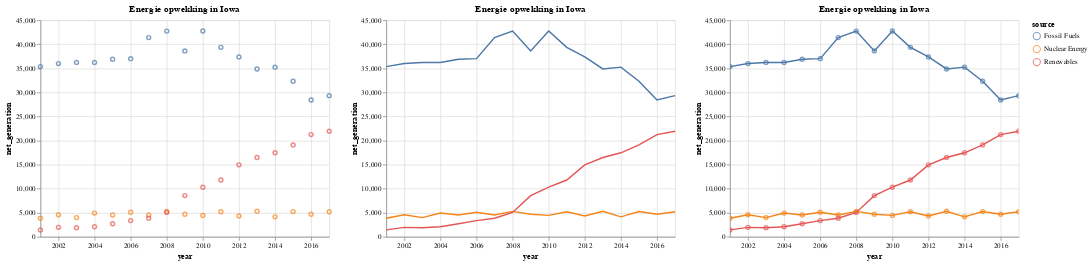

The notebook cell saved with this chart:
### Markdown cell above
# Complexere visualisaties

Nu we de grammar-of-graphics geïntroduceerd hebben volgen hier een 2 visualisaties om te laten zien hoe complexere plots opgebouwd worden.
Het opbouwen van ingewikkeldere plots gaat vaak door het combineren van verschillende `mark_*` properties. 
Voor het maken van een grafiek met lijnen en punten, is de opzet:
1) Maak een base chart, en voeg data en encodings toe
2) Gebruik de base chart om 2 charts te maken, een met punten en een met lijnen.
3) Overlay de de 2 charts via `point + line`

### Code cell
df = data.iowa_electricity()

base = (
    alt
    .Chart(df, title="Energie opwekking in Iowa")
    .encode(
        x="year",
        y="net_generation",
        color="source",
        tooltip="net_generation"
    )
)

point = base.mark_point()
line = base.mark_line()
point_line = point + line

# Test de interactiviteit zelf in google colab met de badge bovenaan het notebook (zoomen, pannen en tooltip!)
point | line | point_line.interactive()

### Figure 1 — Vega-Lite specification as saved in the notebook (floating-point values rounded to 4 significant figures)
{"$schema": "https://vega.github.io/schema/vega-lite/v4.17.0.json", "config": {"view": {"continuousHeight": 300, "continuousWidth": 400}}, "data": {"name": "data-bb61008ba0c766c5601afa5323d12ad4"}, "datasets": {"data-bb61008ba0c766c5601afa5323d12ad4": [{"net_generation": 35361, "source": "Fossil Fuels", "year": "2001-01-01T00:00:00"}, {"net_generation": 35991, "source": "Fossil Fuels", "year": "2002-01-01T00:00:00"}, {"net_generation": 36234, "source": "Fossil Fuels", "year": "2003-01-01T00:00:00"}, {"net_generation": 36205, "source": "Fossil Fuels", "year": "2004-01-01T00:00:00"}, {"net_generation": 36883, "source": "Fossil Fuels", "year": "2005-01-01T00:00:00"}, {"net_generation": 37014, "source": "Fossil Fuels", "year": "2006-01-01T00:00:00"}, {"net_generation": 41389, "source": "Fossil Fuels", "year": "2007-01-01T00:00:00"}, {"net_generation": 42734, "source": "Fossil Fuels", "year": "2008-01-01T00:00:00"}, {"net_generation": 38620, "source": "Fossil Fuels", "year": "2009-01-01T00:00:00"}, {"net_generation": 42750, "source": "Fossil Fuels", "year": "2010-01-01T00:00:00"}, {"net_generation": 39361, "source": "Fossil Fuels", "year": "2011-01-01T00:00:00"}, {"net_generation": 37379, "source": "Fossil Fuels", "year": "2012-01-01T00:00:00"}, {"net_generation": 34873, "source": "Fossil Fuels", "year": "2013-01-01T00:00:00"}, {"net_generation": 35250, "source": "Fossil Fuels", "year": "2014-01-01T00:00:00"}, {"net_generation": 32319, "source": "Fossil Fuels", "year": "2015-01-01T00:00:00"}, {"net_generation": 28437, "source": "Fossil Fuels", "year": "2016-01-01T00:00:00"}, {"net_generation": 29329, "source": "Fossil Fuels", "year": "2017-01-01T00:00:00"}, {"net_generation": 3853, "source": "Nuclear Energy", "year": "2001-01-01T00:00:00"}, {"net_generation": 4574, "source": "Nuclear Energy", "year": "2002-01-01T00:00:00"}, {"net_generation": 3988, "source": "Nuclear Energy", "year": "2003-01-01T00:00:00"}, {"net_generation": 4929, "source": "Nuclear Energy", "year": "2004-01-01T00:00:00"}, {"net_generation": 4538, "source": "Nuclear Energy", "year": "2005-01-01T00:00:00"}, {"net_generation": 5095, "source": "Nuclear Energy", "year": "2006-01-01T00:00:00"}, {"net_generation": 4519, "source": "Nuclear Energy", "year": "2007-01-01T00:00:00"}, {"net_generation": 5282, "source": "Nuclear Energy", "year": "2008-01-01T00:00:00"}, {"net_generation": 4679, "source": "Nuclear Energy", "year": "2009-01-01T00:00:00"}, {"net_generation": 4451, "source": "Nuclear Energy", "year": "2010-01-01T00:00:00"}, {"net_generation": 5215, "source": "Nuclear Energy", "year": "2011-01-01T00:00:00"}, {"net_generation": 4347, "source": "Nuclear Energy", "year": "2012-01-01T00:00:00"}, {"net_generation": 5321, "source": "Nuclear Energy", "year": "2013-01-01T00:00:00"}, {"net_generation": 4152, "source": "Nuclear Energy", "year": "2014-01-01T00:00:00"}, {"net_generation": 5243, "source": "Nuclear Energy", "year": "2015-01-01T00:00:00"}, {"net_generation": 4703, "source": "Nuclear Energy", "year": "2016-01-01T00:00:00"}, {"net_generation": 5214, "source": "Nuclear Energy", "year": "2017-01-01T00:00:00"}, {"net_generation": 1437, "source": "Renewables", "year": "2001-01-01T00:00:00"}, {"net_generation": 1963, "source": "Renewables", "year": "2002-01-01T00:00:00"}, {"net_generation": 1885, "source": "Renewables", "year": "2003-01-01T00:00:00"}, {"net_generation": 2102, "source": "Renewables", "year": "2004-01-01T00:00:00"}, {"net_generation": 2724, "source": "Renewables", "year": "2005-01-01T00:00:00"}, {"net_generation": 3364, "source": "Renewables", "year": "2006-01-01T00:00:00"}, {"net_generation": 3870, "source": "Renewables", "year": "2007-01-01T00:00:00"}, {"net_generation": 5070, "source": "Renewables", "year": "2008-01-01T00:00:00"}, {"net_generation": 8560, "source": "Renewables", "year": "2009-01-01T00:00:00"}, {"net_generation": 10308, "source": "Renewables", "year": "2010-01-01T00:00:00"}, {"net_generation": 11795, "source": "Renewables", "year": "2011-01-01T00:00:00"}, {"net_generation": 14949, "source": "Renewables", "year": "2012-01-01T00:00:00"}, {"net_generation": 16476, "source": "Renewables", "year": "2013-01-01T00:00:00"}, {"net_generation": 17452, "source": "Renewables", "year": "2014-01-01T00:00:00"}, {"net_generation": 19091, "source": "Renewables", "year": "2015-01-01T00:00:00"}, {"net_generation": 21241, "source": "Renewables", "year": "2016-01-01T00:00:00"}, {"net_generation": 21933, "source": "Renewables", "year": "2017-01-01T00:00:00"}]}, "hconcat": [{"encoding": {"color": {"field": "source", "type": "nominal"}, "tooltip": {"field": "net_generation", "type": "quantitative"}, "x": {"field": "year", "type": "temporal"}, "y": {"field": "net_generation", "type": "quantitative"}}, "mark": "point", "title": "Energie opwekking in Iowa"}, {"encoding": {"color": {"field": "source", "type": "nominal"}, "tooltip": {"field": "net_generation", "type": "quantitative"}, "x": {"field": "year", "type": "temporal"}, "y": {"field": "net_generation", "type": "quantitative"}}, "mark": "line", "title": "Energie opwekking in Iowa"}, {"layer": [{"encoding": {"color": {"field": "source", "type": "nominal"}, "tooltip": {"field": "net_generation", "type": "quantitative"}, "x": {"field": "year", "type": "temporal"}, "y": {"field": "net_generation", "type": "quantitative"}}, "mark": "point", "selection": {"selector001": {"bind": "scales", "encodings": ["x", "y"], "type": "interval"}}, "title": "Energie opwekking in Iowa"}, {"encoding": {"color": {"field": "source", "type": "nominal"}, "tooltip": {"field": "net_generation", "type": "quantitative"}, "x": {"field": "year", "type": "temporal"}, "y": {"field": "net_generation", "type": "quantitative"}}, "mark": "line", "title": "Energie opwekking in Iowa"}]}]}
